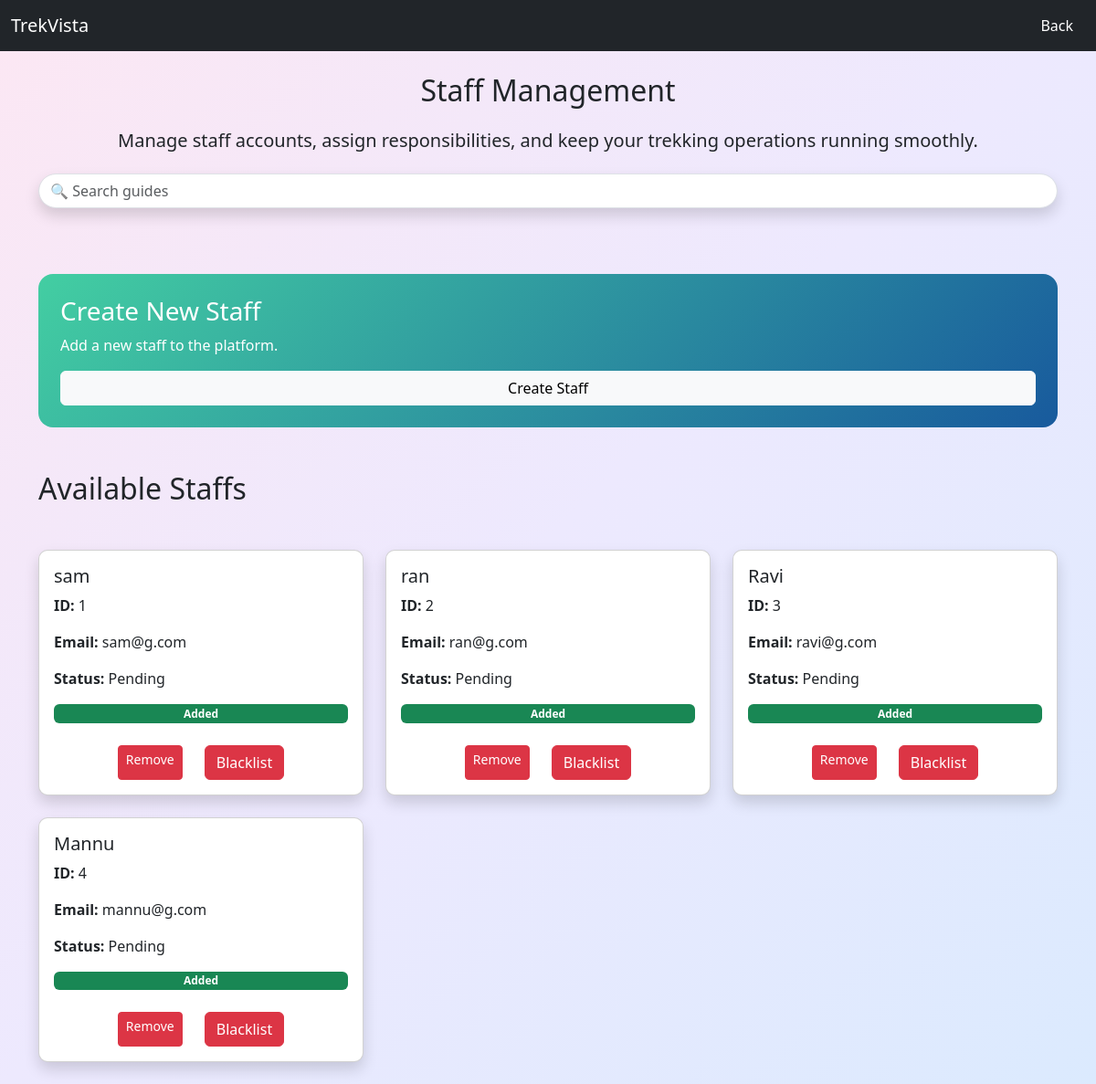
Page /admin/staff on the earlier database version.
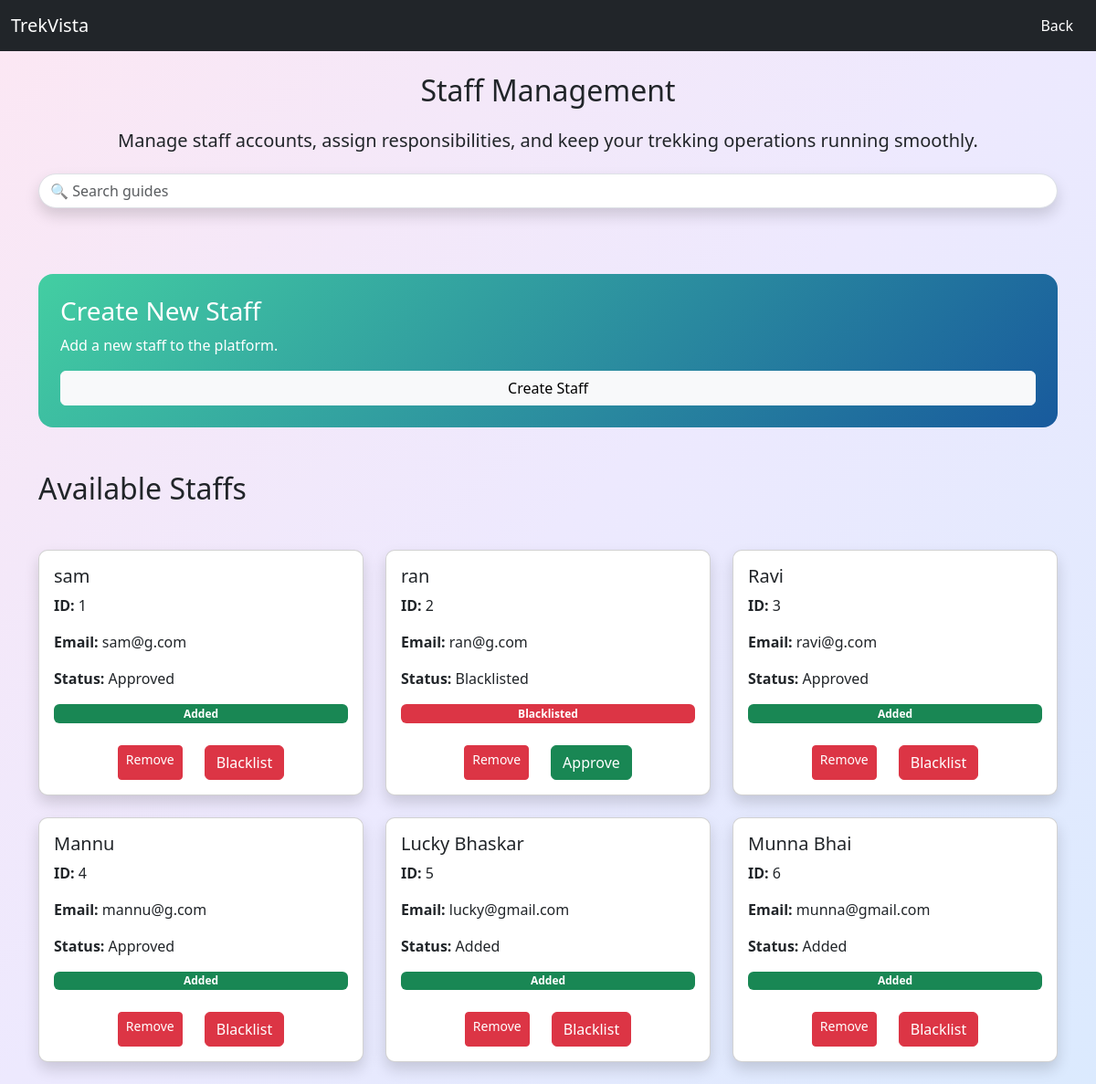
Same page on the later database version.
### application/model.py (models this page shows)
class Staff(db.Model):
    staff_id=db.Column(db.Integer,primary_key=True)
    staff_name = db.Column(db.String, nullable = False)
    contact_details=db.Column(db.String(15))
    status=db.Column(db.String,default="Added" )
    email = db.Column(db.String(100), unique=True,nullable = False)
    password = db.Column(db.String(100), nullable=False)
    is_added = db.Column(db.Boolean, default=False)
    is_blacklisted = db.Column(db.Boolean, default=False)
    treks=db.relationship("Trek",backref="staff")

### application/routes.py (the view)
@app.route("/admin/staff")
def admin_staff():
    search = request.args.get("search", "")
    if search:
        staff = Staff.query.filter(
            or_(
                Staff.staff_name.ilike(f"%{search}%"),
                Staff.staff_id == search if search.isdigit() else False
            )
        ).all()
    else:
        staff = Staff.query.all()
    return render_template(
        "admin/staff.html", staff=staff,search=search)

### templates/Admin/staff.html (shortened to what this page needs)
<!DOCTYPE html>
<html lang="en">
<head>
    <link href="https://cdn.jsdelivr.net/npm/bootstrap@5.3.8/dist/css/bootstrap.min.css" rel="stylesheet">
</head>
<body>
<nav class="navbar navbar-expand-lg navbar-dark bg-dark">
    <div class="container-fluid">
        <a class="navbar-brand">TrekVista</a>
        <div ms-auto>
        <a href="/admin_dashboard" class="btn text-white">Back</a>
            </div>
    </div>
</nav>
<div class="container mt-4">
   <h2 class="mb-4 text-center">Staff Management</h2>
   <h5 class="text-center">Manage staff accounts, assign responsibilities, and keep your trekking operations running smoothly.</h5>
   <form class="d-flex justify-content-center mt-4" method="GET">
    <input
        class="form-control w-100 rounded-pill shadow"
        type="search"
        name="search"
        value="{{ search }}"
        placeholder="🔍 Search guides"
    >
</form>
<br>
<br>
<br>
{% if search %}
<h2 class="mb-4">Search Results for "{{ search }}"</h2>
{% else %}
<div class="card border-0 rounded-4 text-white p-4"
     style="background: linear-gradient(135deg,#43cea2,#185a9d);">
    <h3> Create New Staff</h3>
    <p>Add a new staff to the platform.</p>
    <a href="/admin/staff/create_staff"
       class="btn btn-light">
        Create Staff
    </a>
</div>
<br>
<br>
<h2 class="mb-4">Available Staffs</h2>
{% endif %}
<br>
    <div class="row">
        {% for s in staff %}
        <div class="col-md-4 mb-4">
            <div class="card shadow p-3">
                <h5>{{ s.staff_name }}</h5>
                <p><strong>ID:</strong> {{ s.staff_id }}</p>
                <p><strong>Email:</strong> {{ s.email }}</p>
                <p><strong>Status:</strong> {{ s.status }}</p>
                {% if s.is_blacklisted %}
                    <span class="badge bg-danger">Blacklisted</span>
                {% else %}
                    <span class="badge bg-success">Added</span>
                {% endif %}
                <br>
                <div class="d-flex justify-content-center gap-4">
                    <a href="/admin/staff/remove/{{ s.staff_id }}" class="btn btn-danger btn-sm">
                        Remove
                    </a>
                {% if s.is_blacklisted  %}
                    <a href="/admin/staff/approve/{{ s.staff_id }}" class="btn btn-secondary btn-success">
                        Approve
                    </a>
                {% else %}
                    <a href="/admin/staff/blacklist/{{ s.staff_id }}" class="btn btn-secondary btn-danger">
                        Blacklist
                    </a>
                {% endif %}
                    </div>
                </div>
            </div>
        {% endfor %}
    </div>
</div>
</body>
</html>

Differences in the rows shown:
changed Staff "sam": status "Pending" → "Approved"
changed Staff "ran": status "Pending" → "Blacklisted"; is_blacklisted "Added Blacklist" → "Blacklisted Approve"
changed Staff "Ravi": status "Pending" → "Approved"
changed Staff "Mannu": status "Pending" → "Approved"
added Staff: staff_name "Lucky Bhaskar", staff_id "5", email "lucky@gmail.com", status "Added", is_blacklisted "Added"
added Staff: staff_name "Munna Bhai", staff_id "6", email "munna@gmail.com", status "Added", is_blacklisted "Added"
